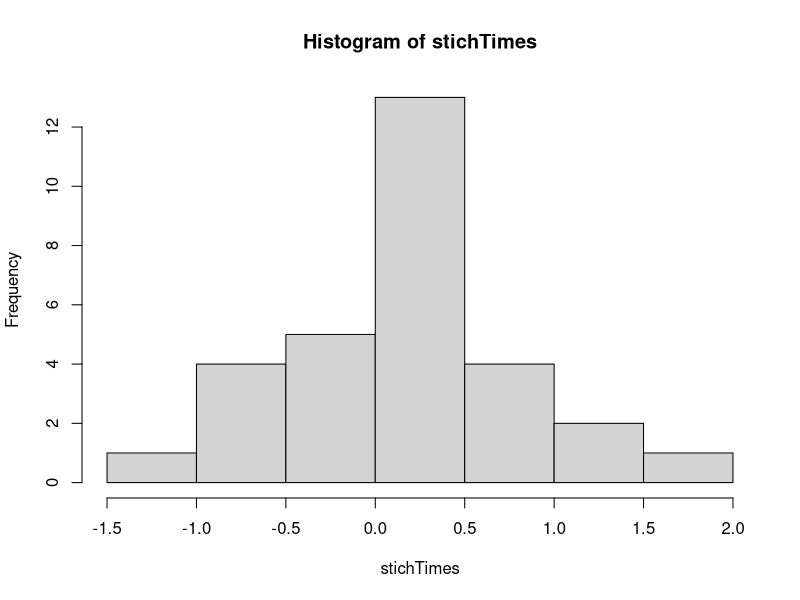
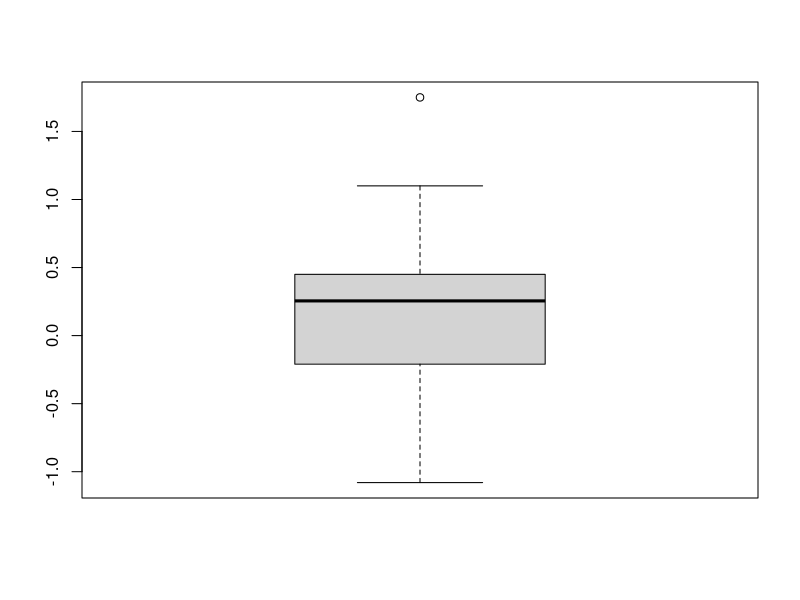
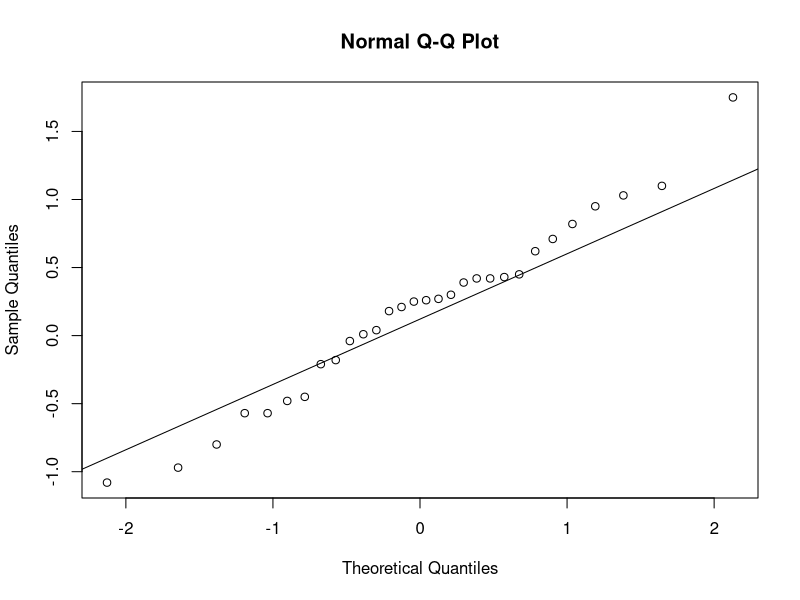

These figures' R source, in order:
# Load the data:
#   - read.csv, read.txt, or manual
stichTimes <- c(
  1.03, -.04, .26, .30, -.97, .04, -.57, 1.75, .01, .42, .45, -.8, .39, .25,
  .18, .95, -.18, .71, .42, .43, -.48, -1.08, -.57, 1.10, .27, -.45, .62, .21, 
  -.21, .82
)

# Don't forget to check options:
#   ?t.test
t.test(stichTimes, alternative = 'greater')

# Check assumptions
hist(stichTimes)
boxplot(stichTimes)
qqnorm(stichTimes)
qqline(stichTimes)
